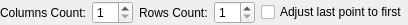
<?xml version="1.0" encoding="UTF-8"?>
<ui version="4.0">
 <class>LC_PointsLatticeOptions</class>
 <widget class="QWidget" name="LC_PointsLatticeOptions">
  <property name="geometry">
   <rect>
    <x>0</x>
    <y>0</y>
    <width>390</width>
    <height>24</height>
   </rect>
  </property>
  <property name="windowTitle">
   <string>Form</string>
  </property>
  <layout class="QGridLayout" name="gridLayout">
   <property name="leftMargin">
    <number>0</number>
   </property>
   <property name="topMargin">
    <number>1</number>
   </property>
   <property name="rightMargin">
    <number>0</number>
   </property>
   <property name="bottomMargin">
    <number>1</number>
   </property>
   <item row="0" column="3">
    <widget class="QSpinBox" name="sbNumY">
     <property name="toolTip">
      <string>Number of points by lattice Y direction (count of lattice rows)</string>
     </property>
     <property name="minimum">
      <number>1</number>
     </property>
    </widget>
   </item>
   <item row="0" column="2">
    <widget class="QLabel" name="lPointsY">
     <property name="text">
      <string>Rows Count:</string>
     </property>
    </widget>
   </item>
   <item row="0" column="0">
    <widget class="QLabel" name="lPointsX">
     <property name="text">
      <string>Columns Count:</string>
     </property>
    </widget>
   </item>
   <item row="0" column="1">
    <widget class="QSpinBox" name="sbNumX">
     <property name="toolTip">
      <string>Number of points by X lattice direction (count of lattice columns)</string>
     </property>
     <property name="minimum">
      <number>1</number>
     </property>
    </widget>
   </item>
   <item row="0" column="4">
    <widget class="QCheckBox" name="cbAdjustLastPoint">
     <property name="toolTip">
      <string>If selected, last point of lattice will be adjusted accoriding to position of first point, so lattice will be rect or quadrangle</string>
     </property>
     <property name="text">
      <string>Adjust last point to first</string>
     </property>
    </widget>
   </item>
  </layout>
 </widget>
 <resources/>
 <connections/>
</ui>
